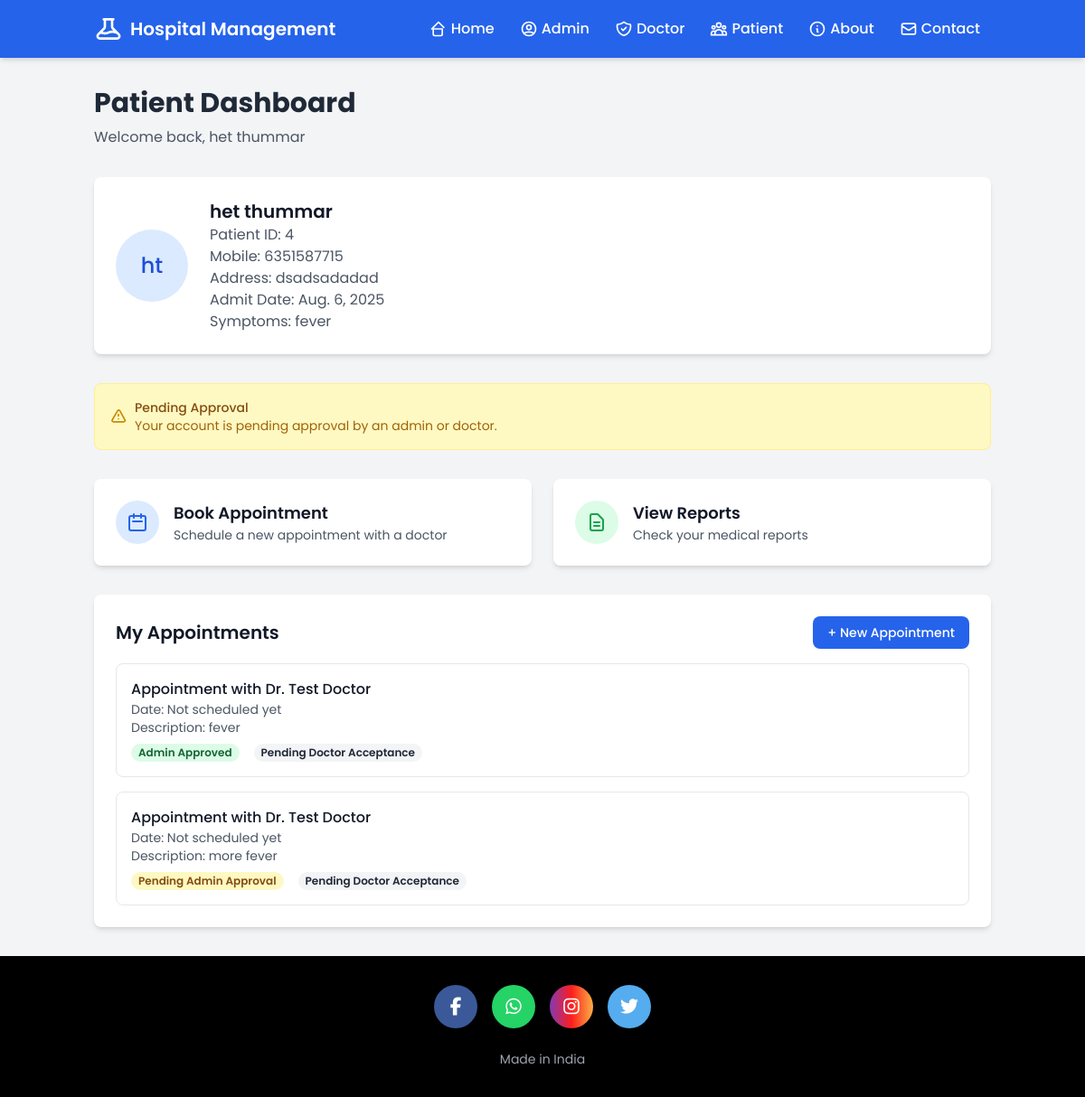
/patient-dashboard/ (signed in), run on an earlier commit of the app's database.
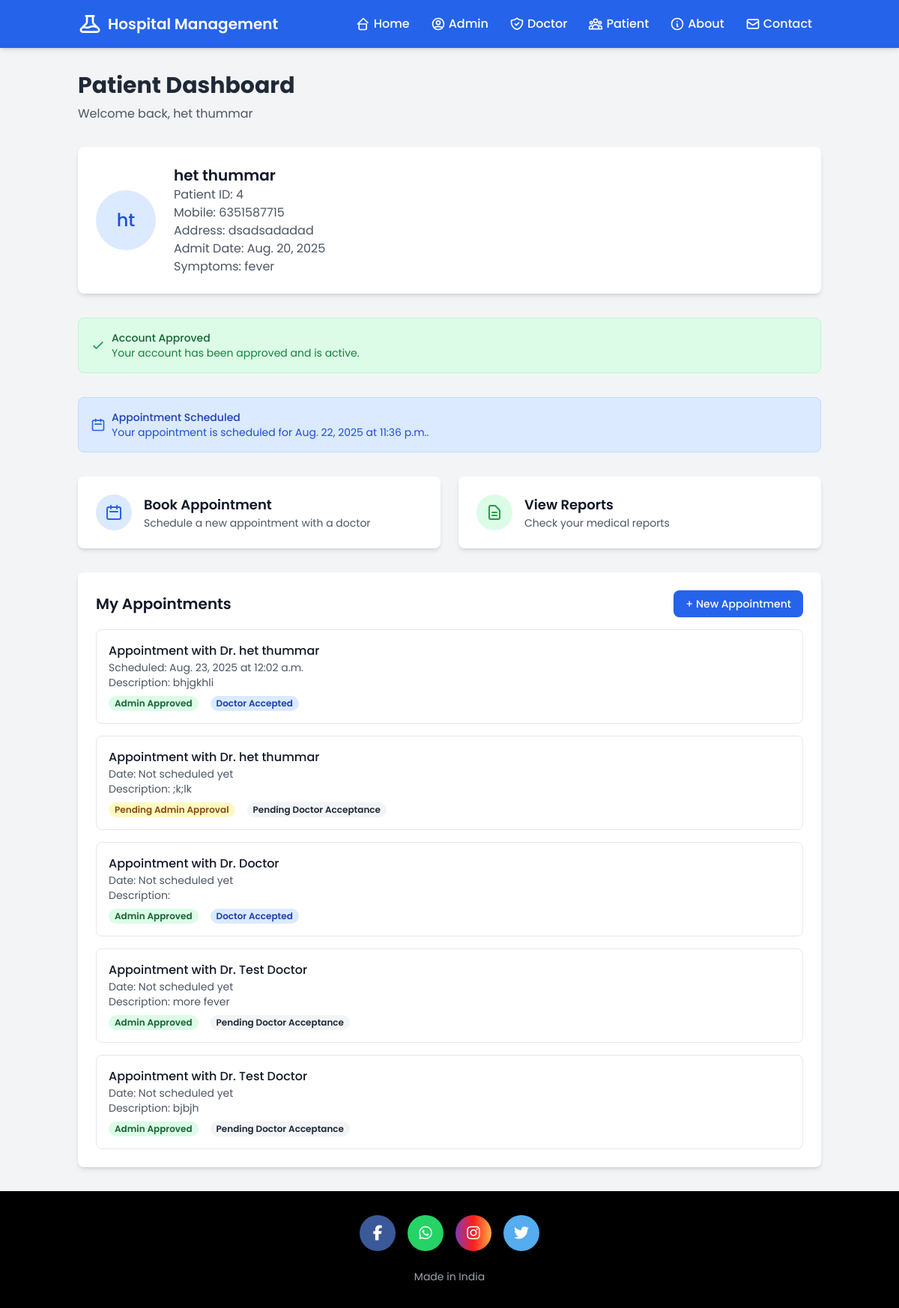
And on a later commit of the database.
### hospital/models.py (models this page shows, shortened)
class Patient(models.Model):
    user=models.OneToOneField(User,on_delete=models.CASCADE)
    profile_pic= models.ImageField(upload_to='profile_pic/PatientProfilePic/',null=True,blank=True)
    address = models.CharField(max_length=40)
    mobile = models.CharField(max_length=20,null=False)
    symptoms = models.CharField(max_length=100,null=False)
    assignedDoctor = models.ForeignKey('Doctor', on_delete=models.SET_NULL, null=True, blank=True, related_name='assigned_patients')
    admitDate=models.DateField(auto_now=True)
    status=models.BooleanField(default=False)
    is_approved = models.BooleanField(default=False)
    approved_by = models.ForeignKey(User, on_delete=models.SET_NULL, null=True, blank=True, related_name='approved_patients')
    approved_at = models.DateTimeField(null=True, blank=True)
    @property
    def get_name(self):
        return self.user.first_name+" "+self.user.last_name
    @property
    def get_id(self):
        return self.user.id

class Appointment(models.Model):
    patientId=models.PositiveIntegerField(null=True)
    doctorId=models.PositiveIntegerField(null=True)
    patientName=models.CharField(max_length=40,null=True)
    doctorName=models.CharField(max_length=40,null=True)
    appointmentDate=models.DateField(null=True, blank=True)  # Manual appointment date
    appointmentTime=models.TimeField(null=True, blank=True)  # Appointment time
    createdDate=models.DateField(auto_now=True)  # When appointment was created
    description=models.TextField(max_length=500)
    status=models.BooleanField(default=False)
    is_accepted_by_doctor = models.BooleanField(default=False)  # Doctor acceptance
    accepted_date = models.DateTimeField(null=True, blank=True)
    admin_scheduled_date = models.DateField(null=True, blank=True)  # Date set by admin
    admin_scheduled_time = models.TimeField(null=True, blank=True)  # Time set by admin
    doctor_scheduled_date = models.DateField(null=True, blank=True)  # Date set by doctor
    doctor_scheduled_time = models.TimeField(null=True, blank=True)  # Time set by doctor

### hospital/views.py (the view)
# urls.py: path('patient-dashboard/', views.patient_dashboard, name='patient-dashboard'),
@login_required
def patient_dashboard(request):
    try:
        patient = Patient.objects.get(user=request.user)
        appointments = Appointment.objects.filter(patientId=patient.user.id).order_by('-createdDate')
        context = {
            'patient': patient,
            'appointments': appointments,
        }
        context['alert_message'] = request.session.pop('alert_message', None)
        return render(request, 'hospital/patient_dashboard.html', context)
    except Patient.DoesNotExist:
        request.session['alert_message'] = 'Patient profile not found. Please contact support.'
        return redirect('patientlogin')
    except Exception as e:
        request.session['alert_message'] = f'Error loading dashboard: {str(e)}'
        return redirect('patientlogin')

### templates/hospital/patient_dashboard.html (shortened to what the changed rows need)
<!DOCTYPE html>
{% load static %}
<html lang="en">
<head>
    <script src="https://cdn.tailwindcss.com"></script>
</head>
<body class="bg-gray-100 min-h-screen">
    {% include "hospital/navbar.html" %}
    <div class="container mx-auto px-4 py-8">
        <div class="mb-8">
            <h1 class="text-3xl font-bold text-gray-800">Patient Dashboard</h1>
            <p class="text-gray-600 mt-2">Welcome back, {{ patient.get_name }}</p>
        </div>
        <div class="bg-white rounded-lg shadow-md p-6 mb-8">
            <div class="flex items-center">
                <div class="flex-shrink-0 h-20 w-20">
                    {% if patient.profile_pic %}
                        <img class="h-20 w-20 rounded-full" src="{{ patient.profile_pic.url }}" alt="">
                    {% else %}
                        <div class="h-20 w-20 rounded-full bg-blue-100 flex items-center justify-center">
                            <span class="text-2xl font-medium text-blue-700">{{ patient.user.first_name|first }}{{ patient.user.last_name|first }}</span>
                        </div>
                    {% endif %}
                </div>
                <div class="ml-6">
                    <h2 class="text-xl font-semibold text-gray-900">{{ patient.get_name }}</h2>
                    <p class="text-gray-600">Patient ID: {{ patient.get_id }}</p>
                    <p class="text-gray-600">Mobile: {{ patient.mobile }}</p>
                    <p class="text-gray-600">Address: {{ patient.address }}</p>
                    <p class="text-gray-600">Admit Date: {{ patient.admitDate }}</p>
                    {% if patient.symptoms %}
                        <p class="text-gray-600">Symptoms: {{ patient.symptoms }}</p>
                    {% endif %}
                </div>
            </div>
        </div>
        {% if patient.status %}
            <div class="bg-green-100 border border-green-200 rounded-lg p-4 mb-8">
                <div class="flex items-center">
                    <svg class="h-5 w-5 text-green-600 mr-2" fill="none" stroke="currentColor" viewBox="0 0 24 24">
                        <path stroke-linecap="round" stroke-linejoin="round" stroke-width="2" d="M5 13l4 4L19 7"></path>
                    </svg>
                    <div>
                        <h3 class="text-sm font-medium text-green-800">Account Approved</h3>
                        <p class="text-sm text-green-700">
                            Your account has been approved and is active.
                        </p>
                    </div>
                </div>
            </div>
            {% with appointment=appointments.0 %}
                {% if appointment and appointment.appointmentDate and appointment.appointmentTime %}
                    <div class="bg-blue-100 border border-blue-200 rounded-lg p-4 mb-8">
                        <div class="flex items-center">
                            <svg class="h-5 w-5 text-blue-600 mr-2" fill="none" stroke="currentColor" viewBox="0 0 24 24">
                                <path stroke-linecap="round" stroke-linejoin="round" stroke-width="2" d="M8 7V3m8 4V3m-9 8h10M5 21h14a2 2 0 002-2V7a2 2 0 00-2-2H5a2 2 0 00-2 2v12a2 2 0 002 2z"></path>
                            </svg>
                            <div>
                                <h3 class="text-sm font-medium text-blue-800">Appointment Scheduled</h3>
                                <p class="text-sm text-blue-700">
                                    Your appointment is scheduled for {{ appointment.appointmentDate }} at {{ appointment.appointmentTime }}.
                                </p>
                            </div>
                        </div>
                    </div>
                {% endif %}
            {% endwith %}
        {% else %}
            <div class="bg-yellow-100 border border-yellow-200 rounded-lg p-4 mb-8">
                <div class="flex items-center">
                    <div>
                        <h3 class="text-sm font-medium text-yellow-800">Pending Approval</h3>
                        <p class="text-sm text-yellow-700">Your account is pending approval by an admin or doctor.</p>
                    </div>
                </div>
            </div>
        {% endif %}
        <div class="bg-white rounded-lg shadow-md p-6">
            <div class="flex justify-between items-center mb-4">
                <h2 class="text-xl font-semibold text-gray-900">My Appointments</h2>
            </div>
            {% if appointments %}
                <div class="space-y-4">
                    {% for appointment in appointments %}
                    <div class="border border-gray-200 rounded-lg p-4">
                        <div class="flex justify-between items-start">
                            <div class="flex-1">
                                <h3 class="font-medium text-gray-900">
                                    Appointment with Dr. {{ appointment.doctorName|default:"Doctor" }}
                                </h3>
                                <p class="text-sm text-gray-600">
                                    {% if appointment.doctor_scheduled_date %}
                                        Scheduled: {{ appointment.doctor_scheduled_date }} at {{ appointment.doctor_scheduled_time }}
                                    {% elif appointment.admin_scheduled_date %}
                                        Admin Scheduled: {{ appointment.admin_scheduled_date }} at {{ appointment.admin_scheduled_time }}
                                    {% else %}
                                        Date: Not scheduled yet
                                    {% endif %}
                                </p>
                                <p class="text-sm text-gray-600">Description: {{ appointment.description }}</p>
                                <div class="mt-2 flex items-center space-x-4">
                                    {% if appointment.status %}
                                        <span class="px-2 inline-flex text-xs leading-5 font-semibold rounded-full bg-green-100 text-green-800">
                                            Admin Approved
                                        </span>
                                    {% else %}
                                        <span class="px-2 inline-flex text-xs leading-5 font-semibold rounded-full bg-yellow-100 text-yellow-800">
                                            Pending Admin Approval
                                        </span>
                                    {% endif %}
                                    {% if appointment.is_accepted_by_doctor %}
                                        <span class="px-2 inline-flex text-xs leading-5 font-semibold rounded-full bg-blue-100 text-blue-800">
                                            Doctor Accepted
                                        </span>
                                    {% else %}
                                        <span class="px-2 inline-flex text-xs leading-5 font-semibold rounded-full bg-gray-100 text-gray-800">
                                            Pending Doctor Acceptance
                                        </span>
                                    {% endif %}
                                </div>
                            </div>
                        </div>
                    </div>
                    {% endfor %}
                </div>
            {% endif %}
        </div>
    </div>
    {% include "hospital/footer.html" %}
</body>
</html>

What changed in the data, as far as the page shows it:
removed Appointment: doctorName "Test Doctor", shows "Date: Not scheduled yet", description "fever", status "Admin Approved", is_accepted_by_doctor "Pending Doctor Acceptance"
changed Patient "dsadsadadad": admitDate "Aug. 6, 2025" → "Aug. 20, 2025"; status False → True (drawn)
added Appointment: appointmentDate "Aug. 22, 2025", appointmentTime "11:36 p.m.", doctorName "het thummar", doctor_scheduled_date "Aug. 23, 2025", doctor_scheduled_time "12:02 a.m.", description "bhjgkhli", status "Admin Approved", is_accepted_by_doctor "Doctor Accepted"
added Appointment: doctorName "het thummar", shows "Date: Not scheduled yet", description ";k;lk", status "Pending Admin Approval", is_accepted_by_doctor "Pending Doctor Acceptance"
added Appointment: doctorName "Doctor", shows "Date: Not scheduled yet", status "Admin Approved", is_accepted_by_doctor "Doctor Accepted"
changed Appointment "more fever": status "Pending Admin Approval" → "Admin Approved"
added Appointment: doctorName "Test Doctor", shows "Date: Not scheduled yet", description "bjbjh", status "Admin Approved", is_accepted_by_doctor "Pending Doctor Acceptance"
Also different on the page:
text no longer shown: "Pending Approval Your account is pending approval by an admin or doctor."
text now shown: "Account Approved Your account has been approved and is active. Appointment Scheduled Your appointment is scheduled for at ."
